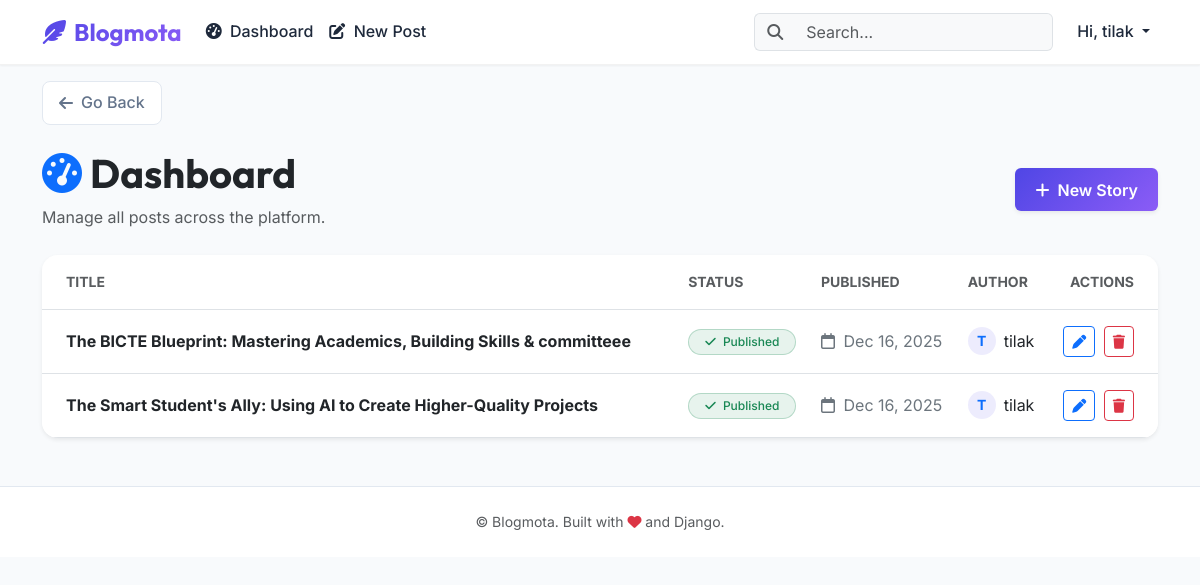
The app's page /dashboard/ (signed in) with its own data.
### blog/models.py (models this page shows, shortened)
class Post(models.Model):
    STATUS_CHOICES = [
        ("draft", "Draft"),
        ("published", "Published"),
    ]
    title = models.CharField(max_length=200)
    slug = models.SlugField(max_length=220, unique=True)
    author = models.ForeignKey(User, on_delete=models.CASCADE, related_name="posts")
    category = models.ForeignKey(
        Category,
        on_delete=models.SET_NULL,
        null=True,
        related_name="posts",
    )
    tags = models.ManyToManyField(Tag, related_name="posts", blank=True)
    featured_image = models.ImageField(upload_to="posts/", blank=True, null=True)
    content = RichTextUploadingField()
    status = models.CharField(max_length=10, choices=STATUS_CHOICES, default="draft")
    publish_date = models.DateTimeField(default=timezone.now)
    created_at = models.DateTimeField(auto_now_add=True)
    updated_at = models.DateTimeField(auto_now=True)
    class Meta:
        ordering = ["-publish_date"]
    def get_absolute_url(self) -> str:
        return reverse("blog:post_detail", kwargs={"slug": self.slug})

### blog/views.py (the view)
# urls.py: path("dashboard/", views.DashboardView.as_view(), name="dashboard"),
class DashboardView(LoginRequiredMixin, TemplateView):
    template_name = "blog/dashboard.html"
    def get_context_data(self, **kwargs):
        context = super().get_context_data(**kwargs)
        if self.request.user.is_staff:
             context["posts"] = Post.objects.select_related("author", "category").all()
        else:
             context["posts"] = Post.objects.select_related("author", "category").filter(author=self.request.user)
        return context

### templates/blog/dashboard.html (shortened to what this page needs)
{% extends 'base.html' %}
{% block content %}
<div class="d-flex justify-content-between align-items-center mb-4 dashboard-header">
  <div>
    <h1 class="display-6 fw-bold text-dark font-outfit">
      <i class="fa-solid fa-gauge-high text-primary me-2"></i>Dashboard
    </h1>
    <p class="text-muted mb-0">
      {% if user.is_staff %}
      Manage all posts across the platform.
      {% else %}
      Manage your stories and draft posts.
      {% endif %}
    </p>
  </div>
  <a href="{% url 'blog:post_create' %}" class="btn btn-primary shadow-sm">
    <i class="fa-solid fa-plus me-1"></i> New Story
  </a>
</div>
<div class="card border-0 shadow-sm rounded-4 overflow-hidden">
  <div class="card-body p-0">
    <div class="table-responsive">
      <table class="table table-hover align-middle mb-0">
        <thead class="bg-light">
          <tr>
            <th class="ps-4 py-3 text-muted fw-bold text-uppercase small">Title</th>
            <th class="py-3 text-muted fw-bold text-uppercase small">Status</th>
            <th class="py-3 text-muted fw-bold text-uppercase small">Published</th>
            <th class="py-3 text-muted fw-bold text-uppercase small">Author</th>
            <th class="pe-4 py-3 text-end text-muted fw-bold text-uppercase small">Actions</th>
          </tr>
        </thead>
        <tbody>
          {% for post in posts %}
          <tr>
            <td class="ps-4 py-3">
              <a href="{{ post.get_absolute_url }}" class="fw-bold text-decoration-none text-dark">{{ post.title }}</a>
            </td>
            <td class="py-3">
              {% if post.status == 'published' %}
              <span
                class="badge bg-success bg-opacity-10 text-success border border-success border-opacity-25 rounded-pill px-3">
                <i class="fa-solid fa-check me-1"></i> Published
              </span>
              {% else %}
              <span
                class="badge bg-secondary bg-opacity-10 text-secondary border border-secondary border-opacity-25 rounded-pill px-3">
                <i class="fa-solid fa-pen-ruler me-1"></i> Draft
              </span>
              {% endif %}
            </td>
            <td class="py-3 text-secondary">
              <i class="fa-regular fa-calendar me-1"></i> {{ post.publish_date|date:'M d, Y' }}
            </td>
            <td class="py-3">
              <div class="d-flex align-items-center">
                <div
                  class="bg-primary bg-opacity-10 rounded-circle text-primary fw-bold small d-flex align-items-center justify-content-center me-2"
                  style="width: 28px; height: 28px;">
                  {{ post.author.username|slice:":1"|upper }}
                </div>
                <span class="text-dark">{{ post.author.username }}</span>
              </div>
            </td>
            <td class="pe-4 py-3 text-end">
              <a href="{% url 'blog:post_update' post.slug %}" class="btn btn-sm btn-outline-primary me-1" title="Edit">
                <i class="fa-solid fa-pen"></i>
              </a>
              <a href="{% url 'blog:post_delete' post.slug %}" class="btn btn-sm btn-outline-danger" title="Delete">
                <i class="fa-solid fa-trash"></i>
              </a>
            </td>
          </tr>
          {% endfor %}
        </tbody>
      </table>
    </div>
  </div>
</div>
{% endblock %}

### templates/base.html (shortened to what this page needs)
{% load static %}
<!doctype html>
<html lang="en">
<head>
  <link href="https://cdn.jsdelivr.net/npm/bootstrap@5.3.3/dist/css/bootstrap.min.css" rel="stylesheet">
  <link rel="stylesheet" href="https://cdnjs.cloudflare.com/ajax/libs/font-awesome/6.4.0/css/all.min.css">
  <link rel="stylesheet" href="{% static 'css/styles.css' %}">
</head>
<body>
  <nav class="navbar navbar-expand-lg sticky-top">
    <div class="container">
      <a class="navbar-brand" href="{% url 'blog:post_list' %}">
        <i class="fa-solid fa-feather-pointed me-2"></i>Blogmota
      </a>
      <div class="collapse navbar-collapse" id="navbarNav">
        <ul class="navbar-nav me-auto mb-2 mb-lg-0">
          {% if user.is_authenticated %}
          <li class="nav-item">
            <a class="nav-link" href="{% url 'blog:dashboard' %}"><i class="fa-solid fa-gauge-high me-1"></i>
              Dashboard</a>
          </li>
          <li class="nav-item">
            <a class="nav-link" href="{% url 'blog:post_create' %}"><i class="fa-solid fa-pen-to-square me-1"></i> New
              Post</a>
          </li>
          {% endif %}
        </ul>
        <ul class="navbar-nav ms-auto align-items-center">
          <li class="nav-item me-3">
            <form class="d-flex" role="search" method="get" action="{% url 'blog:post_list' %}">
              <div class="input-group">
                <span class="input-group-text bg-light border-end-0"><i
                    class="fa-solid fa-magnifying-glass text-muted"></i></span>
                <input class="form-control border-start-0 bg-light" type="search" name="q" placeholder="Search..."
                  aria-label="Search" value="{{ request.GET.q }}">
              </div>
            </form>
          </li>
          {% if user.is_authenticated %}
          <li class="nav-item dropdown">
            <a class="nav-link dropdown-toggle" href="#" role="button" data-bs-toggle="dropdown" aria-expanded="false">
              Hi, {{ user.username }}
            </a>
          </li>
          {% endif %}
        </ul>
      </div>
    </div>
  </nav>
  <main class="container mb-5">
    <div class="row mt-3 mb-2">
      <div class="col-12">
        <button onclick="history.back()" class="btn-back">
          <i class="fa-solid fa-arrow-left"></i> Go Back
        </button>
      </div>
    </div>
    <div class="mt-4">
      {% block content %}{% endblock %}
    </div>
  </main>
  <footer class="py-4 mt-auto">
    <div class="container text-center">
      <p class="mb-0 text-muted small">&copy; {{ now|date:'Y' }} Blogmota. Built with <i
          class="fa-solid fa-heart text-danger"></i> and Django.</p>
    </div>
  </footer>
</body>
</html>

### static/css/styles.css (style rules this page uses)
:root { --primary-color: #4f46e5; --secondary-color: #818cf8; --dark-bg: #0f172a; --light-bg: #f8fafc; --card-bg: #ffffff; --text-main: #1e293b; --text-muted: #64748b; --accent-gradient: linear-gradient(135deg, #4f46e5 0%, #8b5cf6 100%); --shadow-sm: 0 1px 2px 0 rgb(0 0 0 / 0.05); --shadow-md: 0 4px 6px -1px rgb(0 0 0 / 0.1), 0 2px 4px -2px rgb(0 0 0 / 0.1); --shadow-lg: 0 10px 15px -3px rgb(0 0 0 / 0.1), 0 4px 6px -4px rgb(0 0 0 / 0.1); }
body { background-color: var(--light-bg); font-family: 'Inter', sans-serif; color: var(--text-main); line-height: 1.6; }
h1, h2, h3, h4, h5, h6, .navbar-brand { font-family: 'Outfit', sans-serif; font-weight: 700; color: var(--dark-bg); }
.navbar { background: rgba(255, 255, 255, 0.9) !important; backdrop-filter: blur(10px); border-bottom: 1px solid rgba(0,0,0,0.05); box-shadow: var(--shadow-sm); }
.navbar-brand { font-size: 1.5rem; background: var(--accent-gradient); -webkit-background-clip: text; -webkit-text-fill-color: transparent; }
.nav-link { color: var(--text-main) !important; font-weight: 500; transition: color 0.2s; }
.btn-primary { background: var(--accent-gradient); border: none; font-weight: 600; padding: 0.6rem 1.25rem; box-shadow: 0 4px 6px -1px rgba(79, 70, 229, 0.2); transition: transform 0.2s, box-shadow 0.2s; }
.card { border: none; border-radius: 12px; background: var(--card-bg); box-shadow: var(--shadow-sm); transition: transform 0.2s, box-shadow 0.2s; overflow: hidden; }
.badge { padding: 0.5em 0.8em; border-radius: 6px; font-weight: 500; }
.bg-primary { background-color: rgba(79, 70, 229, 0.1) !important; color: var(--primary-color); }
.btn-back { display: inline-flex; align-items: center; gap: 0.5rem; padding: 0.5rem 1rem; color: var(--text-muted); background: white; border: 1px solid #e2e8f0; border-radius: 8px; text-decoration: none; font-weight: 500; transition: all 0.2s; }
footer { background: white !important; border-top: 1px solid #e2e8f0 !important; color: var(--text-muted); }

### records on screen
Post: title "The BICTE Blueprint: Mastering Academics, Building Skills & committeee", status "published" (drawn), publish_date "Dec 16, 2025", author.username "T", author.username "tilak"
Post: title "The Smart Student's Ally: Using AI to Create Higher-Quality Projects", status "published" (drawn), publish_date "Dec 16, 2025", author.username "T", author.username "tilak"

### other values on screen
{{ user.username }} "tilak"
